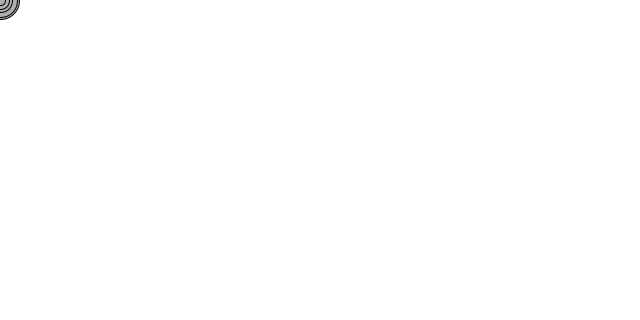
Frame 1 (no input)
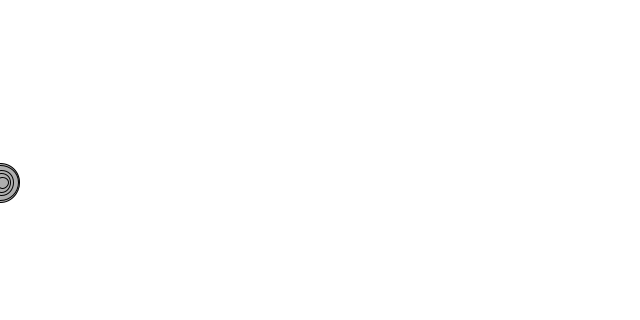
Frame 60 (the mouse pressed at the canvas centre just before this capture)
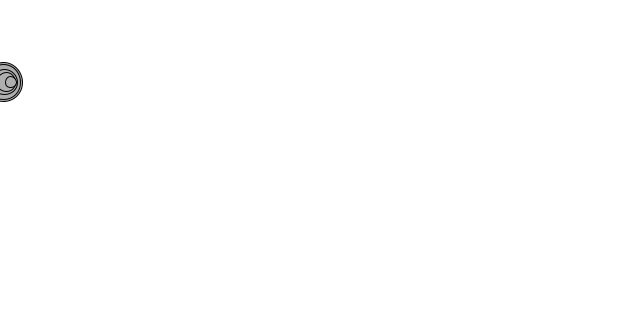
Frame 120 (the mouse held since frame 60 and released just before this capture)

The Processing sketch that drew these frames (run headless with seeded random() and noise(); from frame 60 on, the mouse is pressed at the canvas centre):

// Processing sketch: sketch_211026b_2_3
// ── sketch_211026b_2_3.pde
// wrong
Mover movers[] = new Mover[10];
void setup(){
  size(640, 320);
  
  for(int i = 0; i<movers.length; i++){
    movers[i] = new Mover(random(0.5, 2.5), 0, 0);
  }
}

void draw(){
  background(255);
  

  for(int i = 0; i < movers.length; i++){
    PVector wind = new PVector(0.001, 0);
    float m = movers[i].mass;
    PVector gravity = new PVector(0, 0.1 * m);
    movers[i].applyForce(wind);
    movers[i].applyForce(gravity);
    movers[i].update();
    movers[i].display();
    movers[i].checkedge();
  }
  
}

class Mover{
  PVector velocity;
  PVector acceleration;
  PVector location;
  float mass;
  
  Mover(float m, float x, float y){
    velocity = new PVector(0, 0);
    location = new PVector(x, y);
    acceleration = new PVector(0,0);
    mass = m;
  }
  
  void applyForce(PVector force){
    PVector f = PVector.div(force,mass);
    acceleration.add(f);
  }
  
  void update(){
    velocity.add(acceleration);
    location.add(velocity);
    
    acceleration.mult(0);
  }
  
  void checkedge(){
    if(location.x > width){
      location.x = width;
       velocity.x *= -1;}
    //}else if(location.x < 0){
    //  velocity.x *= -1;
    //  location.x = 0;
    //}
    
    if(location.y > height){
      velocity.y *= -1;
      location.y = height;
    }
    
    //if(location.y < 0){
    //  velocity.y *= -1;
    //  location.y = 0;
    //}
  }
  
  void display(){
    stroke(0);
    fill(175);
    
    ellipse(location.x, location.y, mass * 16, mass * 16);
  }
}
